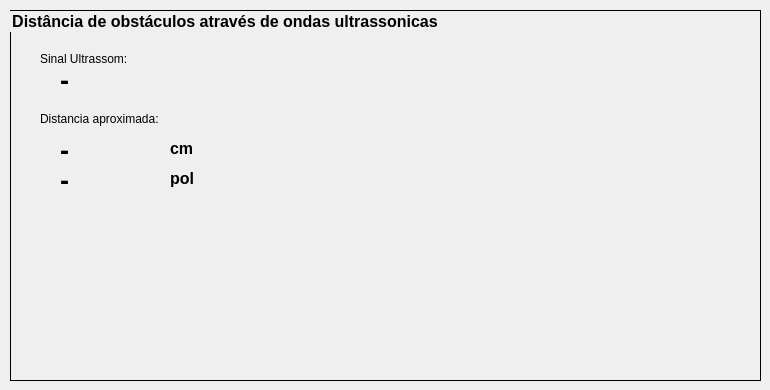
    <widget class="QWidget" name="tabUltrassom">
     <attribute name="title">
      <string>Ultrassom</string>
     </attribute>
     <widget class="QGroupBox" name="groupBox_5">
      <property name="geometry">
       <rect>
        <x>10</x>
        <y>10</y>
        <width>751</width>
        <height>371</height>
       </rect>
      </property>
      <property name="font">
       <font>
        <pointsize>12</pointsize>
        <weight>75</weight>
        <bold>true</bold>
       </font>
      </property>
      <property name="styleSheet">
       <string notr="true">QGroupBox {border: 1px solid black}</string>
      </property>
      <property name="title">
       <string>Distância de obstáculos através de ondas ultrassonicas</string>
      </property>
      <widget class="QLabel" name="labelDIstUS">
       <property name="geometry">
        <rect>
         <x>30</x>
         <y>100</y>
         <width>141</width>
         <height>17</height>
        </rect>
       </property>
       <property name="text">
        <string>Distancia aproximada:</string>
       </property>
      </widget>
      <widget class="QLabel" name="labelDIstUScm">
       <property name="geometry">
        <rect>
         <x>160</x>
         <y>130</y>
         <width>59</width>
         <height>17</height>
        </rect>
       </property>
       <property name="font">
        <font>
         <pointsize>12</pointsize>
         <weight>75</weight>
         <bold>true</bold>
        </font>
       </property>
       <property name="text">
        <string>cm</string>
       </property>
      </widget>
      <widget class="QLabel" name="labelSinalUltrassom">
       <property name="geometry">
        <rect>
         <x>30</x>
         <y>40</y>
         <width>101</width>
         <height>17</height>
        </rect>
       </property>
       <property name="text">
        <string>Sinal Ultrassom:</string>
       </property>
      </widget>
      <widget class="QLabel" name="labelDadosUSSinal">
       <property name="geometry">
        <rect>
         <x>50</x>
         <y>60</y>
         <width>101</width>
         <height>21</height>
        </rect>
       </property>
       <property name="font">
        <font>
         <pointsize>20</pointsize>
         <weight>75</weight>
         <bold>true</bold>
        </font>
       </property>
       <property name="text">
        <string>-</string>
       </property>
      </widget>
      <widget class="QLabel" name="labelDIstUScm_3">
       <property name="geometry">
        <rect>
         <x>160</x>
         <y>160</y>
         <width>59</width>
         <height>17</height>
        </rect>
       </property>
       <property name="font">
        <font>
         <pointsize>12</pointsize>
         <weight>75</weight>
         <bold>true</bold>
        </font>
       </property>
       <property name="text">
        <string>pol</string>
       </property>
      </widget>
      <widget class="QLabel" name="labelDadosUSDistanciaCm">
       <property name="geometry">
        <rect>
         <x>50</x>
         <y>130</y>
         <width>61</width>
         <height>21</height>
        </rect>
       </property>
       <property name="font">
        <font>
         <pointsize>20</pointsize>
         <weight>75</weight>
         <bold>true</bold>
        </font>
       </property>
       <property name="text">
        <string>-</string>
       </property>
      </widget>
      <widget class="QLabel" name="labelDadosUSDistanciaPl">
       <property name="geometry">
        <rect>
         <x>50</x>
         <y>160</y>
         <width>61</width>
         <height>21</height>
        </rect>
       </property>
       <property name="font">
        <font>
         <pointsize>20</pointsize>
         <weight>75</weight>
         <bold>true</bold>
        </font>
       </property>
       <property name="text">
        <string>-</string>
       </property>
      </widget>
     </widget>
    </widget>
